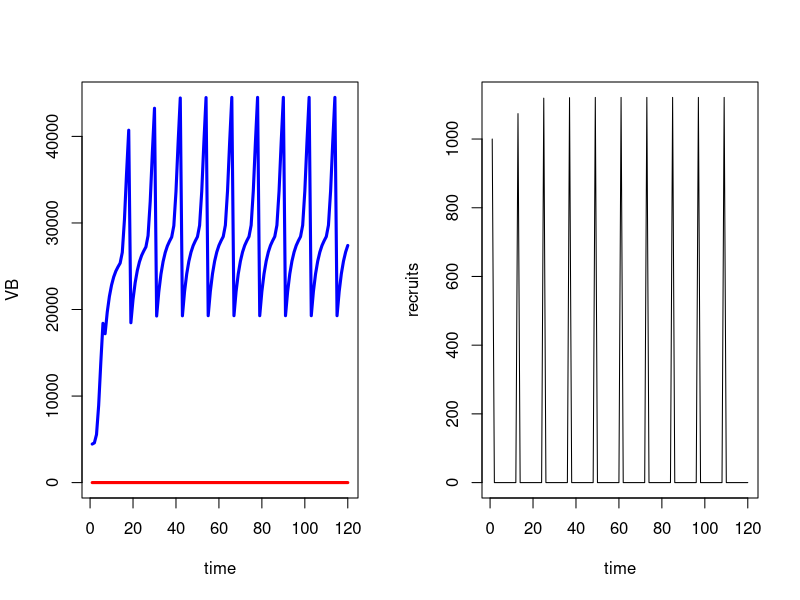

Recreate this plot in R.
### 10/30/2020 Turning generic AS model into monthly scallops 
#   -first make monthly
#   -then input more realistic scallop parms

### Remaining to do:
#     -Probably want to allow the scallops to live maybe 18 months? This would also allow for the possibility that some scallops can
#           -spawn twice. Seems ballpark that this would be a proportion <50% but greater than 10%
#     -make harvest season explicit (i.e. vulnerability off of age or month as opposed to size) or having a vul to harvest and vul to retention
#     -deal with animals that can spawn before they're killed, so need an aggregator to sum eggs in non-recruit months.
#     -consider spatial issues


scenario <- list( 
                 life = list(amax = 18,
                  Ro = 1000,
                  CR = 8,
                  vbk = 4/12,
                  vblinf = 65,
                  vbt0 = 0,
                  alw = 0.0001,
                  alwb = 3,
                  wmat = 12,
                  amat = 10,
                  msd = .1,
                  vlh = 50,
                  vsd = 5,
                  M = 0.2,
                  lorenzc = 1,
                  #this sucks, need to change to 1:amax; probably x/sum(x) and go into EPRo/f
                  prob_spawn = c(0,0,0,0,0,0.1,0.2,0.5,0.8,0.8,0.2,0.1,0.3,0.5,1,1,1,1)),
                  catch = list(FM_flag = "q",
                               q_flag = "constant",
                                effort = 0,
                                q = 0.0003,
                                U = 0,
                                qmax = .0005,
                                bag_unit = "gallon",
                                bag = 2),
                  sim = list(month = 120)
                  )

scallop_model_fun <- function(scenario){
  
  TLref <- scenario$life$vblinf*0.5 #calculate from life values
  #Life history vectors
    scenario$life.vec <- with(scenario$life,{
        life.vec <- data.frame(Age = seq(1,amax))
        life.vec$TL <- vblinf*(1-exp(-vbk*(life.vec$Age-vbt0)))
        life.vec$Wt <- (alw*(life.vec$TL)^alwb)
        life.vec$Vul <- 1/(1+exp(-(life.vec$TL-vlh)/vsd))
        life.vec$Surv <- exp(-(M*TLref/life.vec$TL))^lorenzc
        life.vec$Lo <- life.vec$Lfished <- vector(length=amax)
        life.vec$Lo[1] <- life.vec$Lfished[1] <- 1
        for (i in 2:amax){
          life.vec$Lo[i] <- life.vec$Lo[i-1]*life.vec$Surv[i-1]
          life.vec$Lfished[i] <- life.vec$Lfished[i-1]*life.vec$Surv[i-1]*(1-scenario$catch$U*life.vec$Vul[i-1])
        }
        life.vec$Mat <- 1/(1+exp(-(life.vec$Age-amat)/msd))
        life.vec$Fec <- .1*life.vec$Wt
        life.vec$prob_spawn <- 0
        life.vec$prob_spawn[1:12] <- prob_spawn[1:12]/sum(prob_spawn[1:12])
        life.vec$prob_spawn[13:18] <- prob_spawn[13:18]/sum(prob_spawn[13:18])
        return(life.vec)
    })
  #bag limit 
    #shell height to #'s per gallon
    sh2gal <- function(sh){
      (-6.704*sh + 480.96)/2
    }
    #switch for bag limit units
    scenario$catch <- within(scenario$catch,{
      if(bag_unit=='gallon'){
        maxcat <- bag*2.5             #theoretical max anyone can catch 
        catch.rate <- seq(0,maxcat,by=0.1)
        ret <- pmin(catch.rate,bag)       #how many can be retained for every individual option of numbers caught
        p.legal <- rep(1,length(scenario$life.vec$Age))   #not actually bag but would be used if there was a minimum size limit like 1/(1+exp(-1.7*(TL-MLL)/0.07))
      }else if(bag_unit=="numbers"){
        maxcat <- ceiling(bag*2.5)             #theoretical max anyone can catch 
        catch.rate <- seq(0,maxcat,by=1)
        ret <- pmin(catch.rate,bag)       #how many can be retained for every individual option of numbers caught
        p.legal <- rep(1,length(scenario$life.vec$Age))   #not actually bag but would be used if there was a minimum size limit like 1/(1+exp(-1.7*(TL-MLL)/0.07))
      }
    })
  #per recruit section
    scenario$per.rec <- with(scenario$life.vec, {
      per.rec <- list()
      per.rec$epro_spawn <- sum(Lo*Fec*Mat*prob_spawn) #eggs-per-recruit unfished conditions
      per.rec$eprf_spawn <- sum(Lfished*Fec*Mat*prob_spawn) #eggs-per-recruit fished conditions
      per.rec$epro <- sum(Lo*Fec*Mat) #eggs-per-recruit unfished conditions
      per.rec$eprf <- sum(Lfished*Fec*Mat) #eggs-per-recruit fished conditions
      per.rec$bpro <- sum(Wt,Lo) #biomass-per-recruit unfished conditions
      per.rec$npro <- sum(Lo) #numbers-per-recruit unfished conditions
      per.rec$vbpro <- sum(Vul*Wt*Lo)  #vulnerable biomass per recruit unfished conditions
      per.rec$vbprf <- sum(Vul*Wt*Lfished) #vulnerable biomiass per recruit fished conditions
      per.rec$spr <- per.rec$epro/per.rec$eprf   #spawning potential ratio
      per.rec$bo <- scenario$life$Ro*per.rec$bpro #biomass at unfished condtions
      per.rec$no <- scenario$life$Ro*per.rec$npro #numbers at unfished conditions
      per.rec$vbo <- scenario$life$Ro*per.rec$vbpro  #vulnerable biomass at unfished conditions
      per.rec$kq <- 2/per.rec$bo   # scaling constant for abundance varying q (from Pine et al 2015)
      return(per.rec)
    })
  #recruitment calculations
    scenario$recruit <- with(scenario$per.rec,{
      recruit <- list()
      recruit$bha <- scenario$life$CR/epro #beverton holt a parm
      recruit$bhb <- (scenario$life$CR-1)/(scenario$life$Ro*epro) #beverton holt b parm
      recruit$bha_spawn <- scenario$life$CR/epro_spawn #beverton holt a parm
      recruit$bhb_spawn <- (scenario$life$CR-1)/(scenario$life$Ro*epro_spawn) #beverton holt b parm
      recruit$r.eq <- (recruit$bha*eprf-1)/(recruit$bhb*eprf) #equilibrium recruitment
      recruit$r.eq_spawn <- (recruit$bha_spawn*eprf_spawn-1)/(recruit$bhb_spawn*eprf_spawn) #equilibrium recruitment
      recruit$yield.eq <- scenario$catch$U*vbprf*recruit$r.eq
      return(recruit)
    })
  #declare locally for easy calling
    amax <- scenario$life$amax
    months <- scenario$sim$month
  #storage
    eggs <- N <- B <- VB <- hr <- yield_n <- yield_b <- cpue_n <- cpue_b <- qt <- et <- hcpue <- hpue <- pr_hr <- vector(length=amax)
    hr_sel <- hr_harv <- nage <- matrix(0, months, amax)
  #initialization
    #numbers
      nage[1,1] <- scenario$life$Ro #initializing first year age structure
      #need the survivors from year before...
      nage[1,13] <- scenario$life$Ro*scenario$life.vec$Lo[13]
      #proc_err[1] = 0 #rnorm(1,0,sdpro) #first value of process error
      # N[1] <- sum(nage[1,]) #first value of total numbers
      B[1] <- sum(nage[1,]*scenario$life.vec$Wt) #first value of total biomass
      # VB[1] <- sum(nage[1,]*scenario$life.vec$Wt*scenario$life.vec$Vul) #first value of vulernable biomass
    #harvest
      #switch for catchability
      if(scenario$catch$q_flag == "constant"){
        qt[1] <- scenario$catch$q #Here fixing q at a constant
      }else if(scenario$catch$q_flag=='VB'){
        qt[1] <- scenario$catch$qmax/(1+scenario$per.rec$kq*B[1])
      }
      et[1] <- scenario$catch$effort #Here fixing effort at a constant
      #swith for fishing mortality
      if(scenario$catch$FM_flag == "q"){ 
        # Here fixing q at a constant
        qt[1] <- scenario$catch$q                                                                  
        hr[1] <- 1-exp(-qt[1]*et[1])
      } else if (scenario$catch$FM_flag == "constant"){
        # Fixing hr as a constant U 
        hr[1] <- scenario$catch$U
      } 
      hr_sel[1,] <- hr[1]*scenario$life.vec$Vul #age-specific capture rate according to selectivity
      hr_harv[1,] <-  hr[1]*scenario$life.vec$Vul*scenario$catch$p.legal #age-specific capture of legally big animals (adjusting hr_sel for size limit)
      hcpue[1] <- sum(nage[1,]*hr_harv[1,])/et[1] #raw catch rates not accounting for bag *also not accounting for loss due to So
      hcpue[1] <- ifelse(is.nan(hcpue[1]),0,hcpue[1])  #trap for cases where effort <- 0, will throw div0 errors (NaN)
      if(scenario$catch$bag_unit=="gallon"){
        require(truncnorm)
        #using a half-normal truncated at zero to get the density of 
        dens.catch <- dtruncnorm(scenario$catch$catch.rate, a=0, mean=hcpue[1], sd=hcpue[1]*0.4)
        dens.catch <- dens.catch/sum(dens.catch) #need to sum to 1 to prevent loss from density range
        hpue[1] <- sum(dens.catch*scenario$catch$ret)  #rate of actually harvestable fish accounting for bag and size
      }else{
        dens.catch <- dpois(scenario$catch$catch.rate,hcpue[1])
        dens.catch <- dens.catch/sum(dens.catch) #need to sum to 1 to prevent loss from density range
        hpue[1] <- sum(dens.catch*scenario$catch$ret)  #rate of actually harvestable fish accounting for bag and size
      }
      
      pr_hr[1] <- (hpue[1]/hcpue[1])  #probability of actually harvesting fish of legal size
      pr_hr[1] <- ifelse(is.nan(pr_hr[1]),0,pr_hr[1]) #Another trap, becuase hcpue could be 0
      yield_n[1] <- sum(hr_harv[1,]*pr_hr[1]*nage[1,])
      yield_b[1] <- sum(hr_harv[1,]*pr_hr[1]*nage[1,]*scenario$life.vec$Wt) 
      cpue_n[1] <- yield_n[1]/et[1] #first value of cpue
      cpue_b[1] <- yield_b[1]/et[1] #first value of cpue
  #simulate
    for(i in 2:months){
        #recruitment
          # nage[i,1] <- 0              #the recruitment without process error
          if((i %% 12)==1){
            eggs[i-1] <- sum(scenario$life.vec$Fec * scenario$life.vec$Mat * t(nage[(i-12):(i-1),])*scenario$life.vec$prob_spawn)

            nage[i,1] <- scenario$recruit$bha_spawn*eggs[i-1]/(1+scenario$recruit$bhb_spawn*eggs[i-1])              #the recruitment without process error
          }

        #nage[i,1] = bha*eggs[i-1]/(1+bhb*eggs[i-1])                          #the recruitment without process error
        #nage[i,1] = bha*eggs[i-1]/(1+bhb*eggs[i-1])*exp(proc_err[i-1])       #the recruitment each year, a product of beverton holt, eggs, and process error ****note this is going to be changed to be a function of a habitat dependent b parmameter, see DD habitat excel file
        #Natural mortality
          #Only have age 1 at this point, so need to fill in other ages to calculate catch rates
          nage[i,2:amax] <- nage[i-1,1:(amax-1)]*scenario$life.vec$Surv[1:(amax-1)] #Note this assumes NO natural mortality yet, so these are theoretical catch rates if we think M happens before F in annual cycle
        #bag limit
          #switch for catchability
          if(scenario$catch$q_flag == "constant"){
            qt[i] <- scenario$catch$q #Here fixing q at a constant
          }else if(scenario$catch$q_flag=='VB'){
            qt[i] <- scenario$catch$qmax/(1+scenario$catch$kq*B[i])
          }
          et[i] <- scenario$catch$effort #Here fixing effort at a constant
          #swith for fishing mortality
          if(scenario$catch$FM_flag == "q"){ 
            # Here fixing q at a constant
            qt[i] <- scenario$catch$q                                                                  
            hr[i] <- 1-exp(-qt[i]*et[i])
          } else if (scenario$catch$FM_flag == "constant"){
            # Fixing hr as a constant U 
            hr[i] <- scenario$catch$U
          } 
          hr_sel[i,] <- hr[i]*scenario$life.vec$Vul
          hr_harv[i,] <- hr[i]*scenario$life.vec$Vul*scenario$catch$p.legal
          hcpue[i] <- sum(nage[i,]*hr_harv[i,])/et[i] #expected catch rate of harvestable fish
          hcpue[i] <- ifelse(is.nan(hcpue[i]),0,hcpue[i])  #div0 trap for effort = 0
          if(scenario$catch$bag_unit=="gallon"){
            #using a half-normal truncated at zero to get the density of 
            dens.catch <- dtruncnorm(scenario$catch$catch.rate, a=0, mean=hcpue[i], sd=hcpue[i]*0.4)
            dens.catch <- dens.catch/sum(dens.catch) #need to sum to 1 to prevent loss from density range
            hpue[i] <- sum(dens.catch*scenario$catch$ret)  #rate of actually harvestable fish accounting for bag and size
          }else{
            dens.catch <- dpois(scenario$catch$catch.rate,hcpue[i])
            dens.catch <- dens.catch/sum(dens.catch) #need to sum to 1 to prevent loss from density range
            hpue[i] <- sum(dens.catch*scenario$catch$ret)  #rate of actually harvestable fish accounting for bag and size
          }
          pr_hr[i] <- (hpue[i]/hcpue[i])  #probabilty of actually harvesting (i.e. landing)
          pr_hr[i] <- ifelse(is.nan(pr_hr[i]),0,pr_hr[i])  #trap for effort =0...meaning hcpue=0
        #Mortality
          nage[i,2:amax] <- nage[i-1,1:(amax-1)]*(1-hr_harv[i-1,1:(amax-1)]*pr_hr[i-1]) 
          #nage[i,j] = nage[i-1,j-1]*Surv[j-1]*(1-Vul[j-1]*hr[i-1])
        #Summarize B for use in catchability
          B[i] = sum(nage[i,] * scenario$life.vec$Wt)
    }
  #Summary (no need to be in for loop)
      N <- rowSums(nage)    #total numbers, sum of numbers at each age
      VB <- nage%*%(scenario$life.vec$Wt*scenario$life.vec$Vul) #vulernable biomass, sum of numbers at age * weight at age * vul at age
      yield_n <- rowSums(hr_harv*nage*pr_hr)#yeild in numbers
      yield_b <-  rowSums(hr_harv*(nage%*%diag(scenario$life.vec$Wt))*pr_hr) #yeild in biomass
      cpue_n <- yield_n/et   #cpue in numbers, yeild/effort
      cpue_b <- yield_b/et  #cpue in bimoass, yeild/effort
      recruits <- nage[,1]
  #return
    ret.l <- list(scenario = scenario,
                  results=data.frame(
                                     time = 1:scenario$sim$month,
                                      N = N,
                                      B = B,
                                      VB = VB,
                                      recruits = recruits,
                                      yield_n = yield_n,
                                      yeild_b = yield_b,
                                      cpue_n = cpue_n,
                                      cpue_b = cpue_b,
                                      et = et,
                                      qt = qt,
                                      hcpue = hcpue,
                                      hpue = hpue,
                                      pr_hr = pr_hr))
    return(ret.l)
}
###-----------------------------------------------------
#    Run
###-----------------------------------------------------
  run1 <- scallop_model_fun(scenario)

  #Simple plot of VB, effort
    with(run1$results,{
        par(mfrow=c(1,2))
        plot(time, VB, type="l", col="blue", 
             lwd=3, ylim=c(0, max(VB)))
        lines(time, et, col="red", lwd=3)
        plot(time, recruits, type='l')
    })
    
